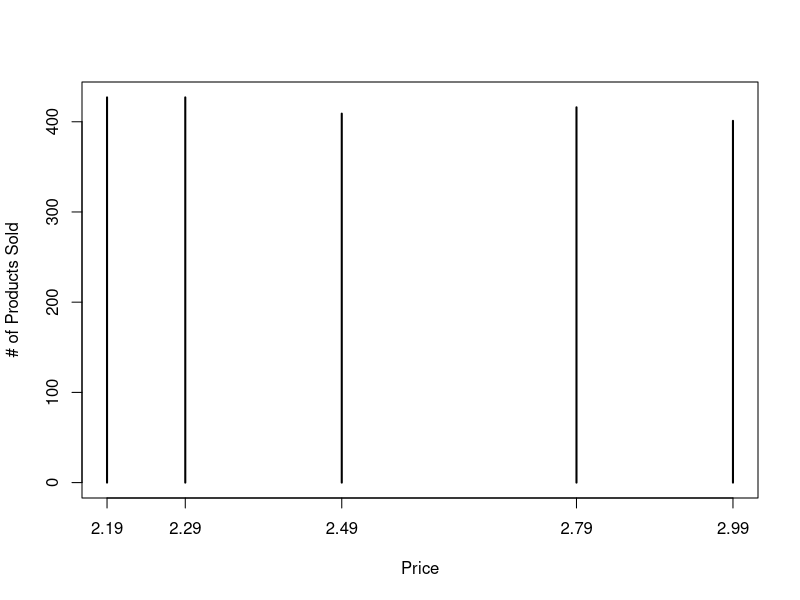

Write R code to recreate this figure.
## ---- chunk 1
k.stores <- 20
k.weeks <- 104

# create a data frame of initially missing values to hold the data
store.df <- data.frame(matrix(NA, ncol=10, nrow=k.stores * k.weeks))
names(store.df) <- c("storeNum", "Year", "Week", "p1sales", "p2sales", 
                     "p1price", "p2price", "p1prom", "p2prom", "country")  # Assign Var Names to df
str(store.df)
dim(store.df) # get dimensions of df
## ---- chunk 2
(store.num <- 101:(100+k.stores))
(store.cty <- c(rep("US",3), rep("DE",5), rep("GB", 3), rep("BR",2),
                rep("JP",4), rep("AU",1), rep("CN",2)))  # Store's country location
length(store.cty)
## ---- chunk 3
store.df$storeNum <- rep(store.num, each=k.weeks) # each = # of times each element is repeated
# This is different from "times=" which repeats the whole vector n-times
store.df$country <- rep(store.cty, each =k.weeks) 
rm(store.num, store.cty) # clean up memory

## ---- chunk 4
store.df$Week <- rep(c(1:52),times=k.stores * 2) # Replicate 52 weeks 40 times so that there will be 2 years per store
store.df$Year <- rep(c(1,2), each=52, times=k.stores)  # Replicate Year 1 and 2-  52x per store
## ---- chunk 5
str(store.df)
## ---- chunk 6
store.df$storeNum <- factor(store.df$storeNum)
store.df$country <- factor(store.df$country)
store.df$Week <- as.integer(store.df$Week)
store.df$Year <- as.integer(store.df$Year)
str(store.df)

## ---- chunk 7
# check first and last rows for mistakes
head(store.df, 120)

## ---- chunk 8
tail(store.df, 120)
## ---- chunk 9
store.df$p1prom <- rbinom(n=nrow(store.df), size=1, p=0.10) # product 1 is promoted 10% of time
store.df$p2prom <- rbinom(n=nrow(store.df), size=1, p=0.15) # product 2 is promoted 15% of time

## ---- chunk 10
store.df$p1price <- sample(x=c(2.19, 2.29, 2.49, 2.79, 2.99), size=nrow(store.df), replace=TRUE)
store.df$p2price <- sample(x=c(2.29, 2.49, 2.59, 2.99, 3.19), size=nrow(store.df), replace=TRUE) # slightly more expensive that product 1

# check progress
head(store.df)
## ---- chunk 11
# first, create default sales without promotion
tmp.sales1 <- rpois(nrow(store.df),lambda=120) # p1 mean sales is slightly higher than p2
tmp.sales2 <- rpois(nrow(store.df),lambda=100)

#second, scale counts up/down based on the RATIO OF LOG(PRICE)
tmp.sales1 <- tmp.sales1 * log(store.df$p2price) / log(store.df$p1price) # when p1 is cheaper, sales go up as part of the denominator
tmp.sales2 <- tmp.sales2 * log(store.df$p1price) / log(store.df$p2price)

# third, p1 sales get a 30% lift when promoted and p2 sales get a 40% lift when promoted
store.df$p1sales = floor(tmp.sales1 * 1 + store.df$p1prom * 0.3)
store.df$p2sales = floor(tmp.sales2 * 1 + store.df$p2prom * 0.4)

# inspect data frame and check for errors
head(store.df)


## ---- chunk 12
# use some() to further inspect from random sampling
library("car")
some(store.df)
## ---- chunk 13
# frequency count table using table()
table(store.df$p1price)

# store the table in a var
(p1.table <- table(store.df$p1price))
str(p1.table)
## ---- chunk 14
table(store.df$p1price, store.df$p1prom)

## ---- chunk 15
plot(p1.table, xlab="Price", ylab="# of Products Sold")
## ---- chunk 16
(p1.table2 <-table(store.df$p1price, store.df$p1prom))

# Get percentage of products promoted at each price point
p1.table2[,2] / (p1.table2[,1] + p1.table2[,2])
## ---- chunk 17
min(store.df$p1sales)
max(store.df$p2sales)
mean(store.df$p1prom)
median(store.df$p2sales)
var(store.df$p1sales)
sd(store.df$p1sales)
IQR(store.df$p1sales)
mad(store.df$p1sales)
quantile(store.df$p1sales, prob=c(0.25,0.5,0.75))

# central 90% of data
quantile(store.df$p1sales, probs=c(0.05,0.95))
## ---- chunk 18
quantile(store.df$p1sales, c(1:10/10))

# equivalent
quantile(store.df$p1sales, probs=seq(from=0, to =1, by = 0.1))
## ---- chunk 19
summary.df <- data.frame(matrix(NA, nrow=2, ncol=2))
names(summary.df) <- c("Median Sales", "IQR")
rownames(summary.df) <- c("Product 1", "Product 2")
summary.df["Product 1", "Median Sales"] <- median(store.df$p1sales)
summary.df["Product 2", "Median Sales"] <- median(store.df$p2sales)
summary.df["Product 1", "IQR"] <- IQR(store.df$p1sales)
summary.df["Product 2", "IQR"] <- IQR(store.df$p2sales)

summary.df
## ---- chunk 20
summary(store.df)
## ---- chunk 21
summary(store.df$p1sales)
## ---- chunk 22
library(psych)
describe(store.df)
## ---- chunk 23
describe(store.df[,c(2,4:9)]) # remember indexing uses brackets
